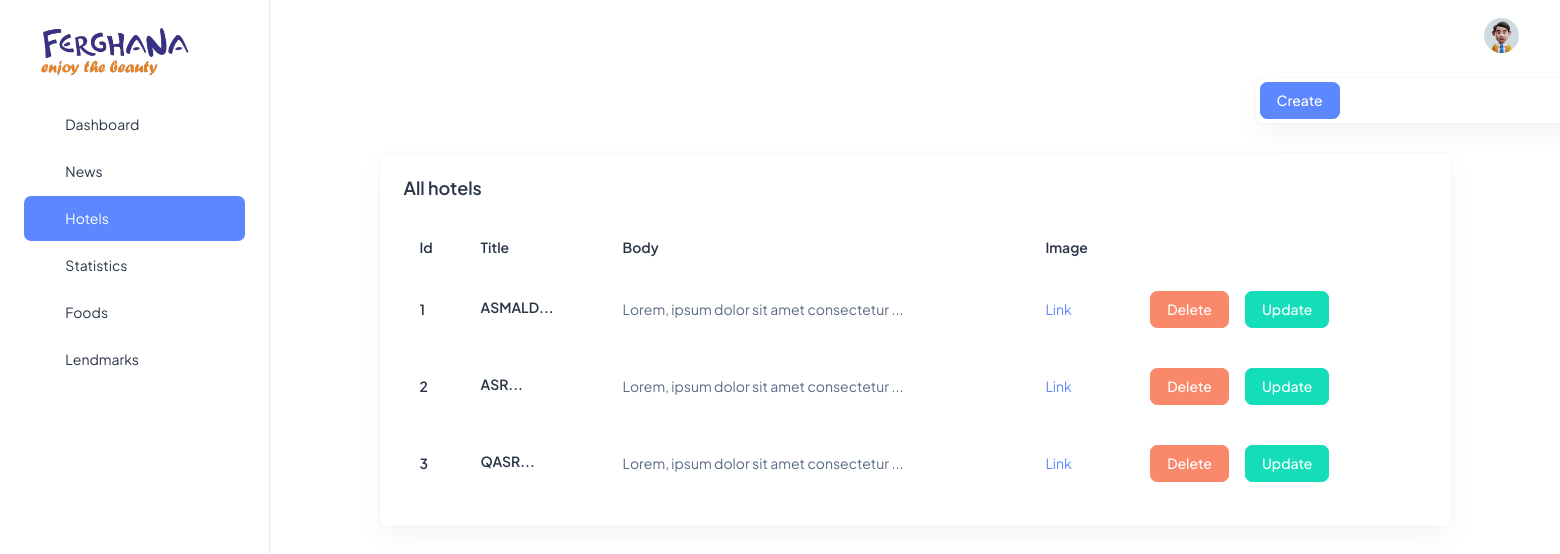
The app's page /dash/hotels/ (signed in) with its own data.
### main/models.py (models this page shows, shortened)
class Hotel(models.Model):
    title = models.CharField(max_length=255)
    image = models.ImageField(upload_to='hotels/')
    body = models.TextField()
    class Meta:
        verbose_name = "Mehmonxona"
        verbose_name_plural = "Mehmonxona"

### dashboard/views.py (the view)
# urls.py: path('hotels/', views.hotels, name='hotels'),
@login_required
def hotels(request):
    data = models.Hotel.objects.all()
    return render(request, 'dash/main/hotels/hotels.html', {'data':data})

### templates/dash/main/hotels/hotels.html (shortened to what this page needs)
{% extends 'dash/main/base.html' %}
{% load static %}
{% block content %}
<div class="align-items-end">
    <div class="row">
    </div>
    <div class="row">
        <div class="mt-5 offset-md-9 d-flex align-items-stretch">
          <div class="card w-100">
            <div class="d-flex align-items-center gap-2">
                <form method="get" action="{% url 'dash:create_hotel' %}">
                    <button class="btn btn-primary m-1" type="submit">Create</button>
                </form>
              </div>
          </div>
        </div>
    </div>
    <div class="row">
        <div class="col-lg-10 offset-md-1 d-flex align-items-stretch">
          <div class="card w-100">
            <div class="card-body p-4">
              <h5 class="card-title fw-semibold mb-4">All hotels</h5>
              <div class="table-responsive">
                <table class="table text-nowrap mb-0 align-middle">
                  <thead class="text-dark fs-4">
                    <tr>
                      <th class="border-bottom-0">
                        <h6 class="fw-semibold mb-0">Id</h6>
                      </th>
                      <th class="border-bottom-0">
                        <h6 class="fw-semibold mb-0">Title</h6>
                      </th>
                      <th class="border-bottom-0">
                        <h6 class="fw-semibold mb-0">Body</h6>
                      </th>
                      <th class="border-bottom-0">
                        <h6 class="fw-semibold mb-0">Image</h6>
                      </th>
                      <th class="border-bottom-0">
                      </th>
                    </tr>
                  </thead>
                  <form method="post">
                      <tbody>
                        {% for hotel in data %}
                        <tr>
                            <td class="border-bottom-0"><h6 class="fw-semibold mb-0">{{ forloop.counter }}</h6></td>
                            <td class="border-bottom-0">
                                <h6 class="fw-semibold mb-1">{{ hotel.title|slice:":30" }}...</h6>
                            </td>
                            <td class="border-bottom-0">
                                <p class="mb-0 fw-normal">{{ hotel.body|slice:":40" }}...</p>
                            </td>
                            <td class="border-bottom-0">
                                <div class="d-flex align-items-center gap-2">
                                    {% if hotel.image %}
                                        <a href="{{ hotel.image.url }}" target="_blank" class="text-bold">Link</a>
                                    {% else %}
                                        <p>No image available</p>
                                    {% endif %}
                                </div>
                            </td>
                            <td class="border-bottom-0">
                                <div class="d-flex align-items-center gap-2">
                                    <a href="{% url 'dash:delete_hotel' pk=hotel.pk %}" class="btn btn-danger m-1">Delete</a>
                                    <a href="{% url 'dash:update_hotel' pk=hotel.pk %}" class="btn btn-success m-1">Update</a>
                                </div>
                            </td>
                        </tr>
                        {% endfor %}
                      </tbody>
                  </form>
                </table>
              </div>
            </div>
          </div>
        </div>
    </div>
</div>
{% endblock %}

### records on screen
Hotel: title "ASMALD", body "Lorem, ipsum dolor sit amet consectetur"
Hotel: title "ASR", body "Lorem, ipsum dolor sit amet consectetur"
Hotel: title "QASR", body "Lorem, ipsum dolor sit amet consectetur"
